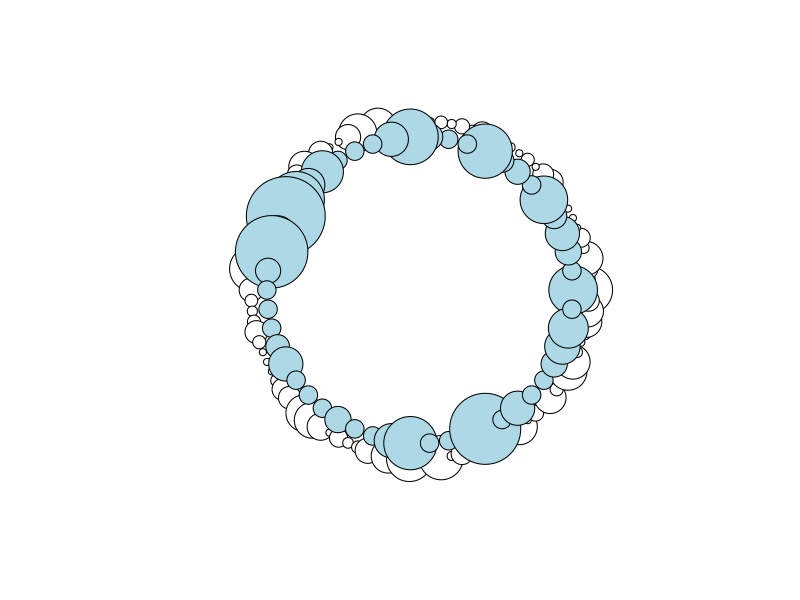
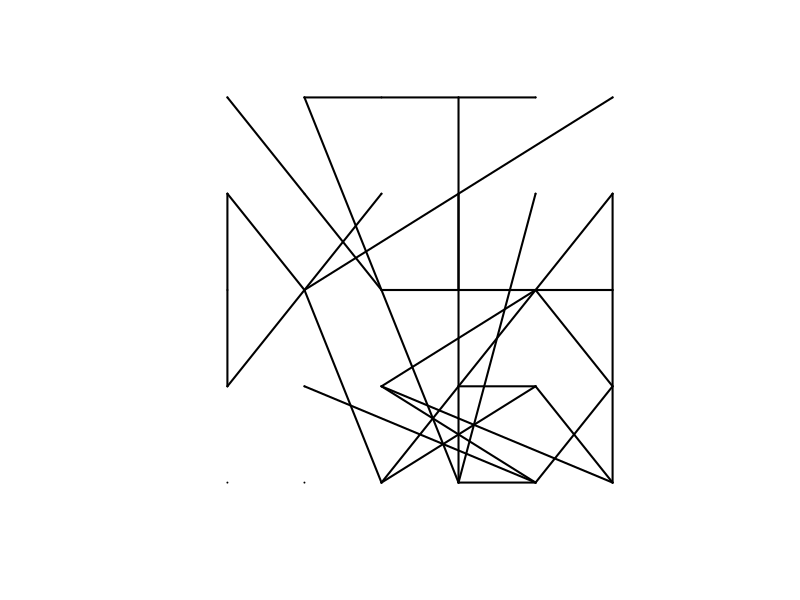
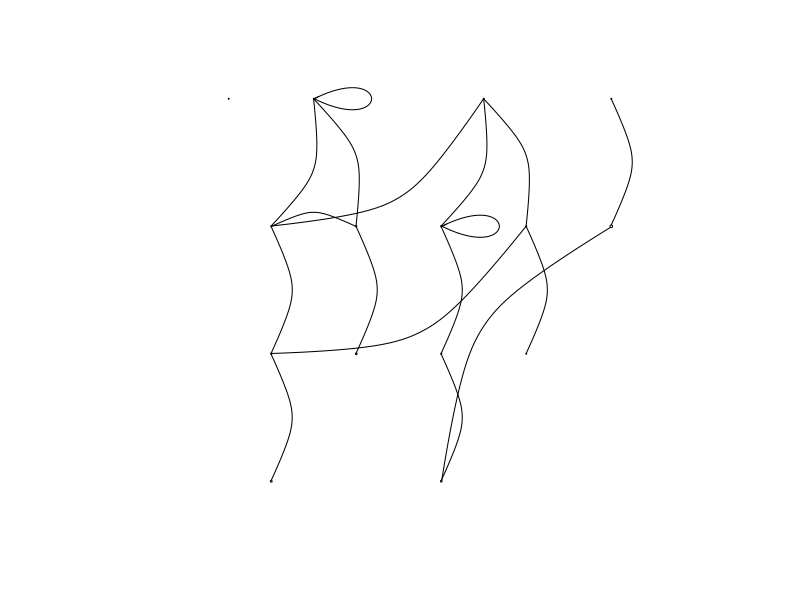

These charts were generated, in order, by the following R code:
library(igraph)

g<-erdos.renyi.game(n = 100,p.or.m = c(1/100),type = 'gnp',directed = T)

plot(g,vertex.size=page.rank(g)$vector*1000,vertex.label=NA,edge.arrow.size=0,arrow.color=NA,edge.color=NA,vertex.color='white',layout=layout_in_circle)

par(new=TRUE)

g<-erdos.renyi.game(n = 50,p.or.m = c(1/50),type = 'gnp',directed = T)

plot(g,vertex.size=page.rank(g)$vector*1000,vertex.label=NA,edge.arrow.size=0,arrow.color=NA,edge.color=NA,vertex.color='lightblue',layout=layout_in_circle)

###

g<-erdos.renyi.game(n = 30,p.or.m = c(1/30),type = 'gnp',directed = T)

plot(g,vertex.size=0.001,vertex.label=NA,layout=layout_on_grid,edge.arrow.size=0,arrow.color=NA,edge.color='black',vertex.color=NA,arrow.curved=0,edge.width=2)

###

g<-erdos.renyi.game(n = 15,p.or.m = c(1/15),type = 'gnp',directed = T,loops = T)

plot(g,vertex.size=page.rank(g)$vector*10,vertex.label=NA,layout=layout_as_tree,edge.arrow.size=0,arrow.color=NA,edge.color='black',vertex.color=NA,arrow.curved=0,edge.width=1,edge.curved=0.5)
